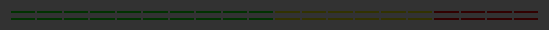
<?xml version="1.0" encoding="UTF-8"?>
<ui version="4.0">
 <class>GUI_Level</class>
 <widget class="PlayerPlugin" name="GUI_Level">
  <property name="geometry">
   <rect>
    <x>0</x>
    <y>0</y>
    <width>549</width>
    <height>30</height>
   </rect>
  </property>
  <property name="minimumSize">
   <size>
    <width>0</width>
    <height>30</height>
   </size>
  </property>
  <property name="maximumSize">
   <size>
    <width>16777215</width>
    <height>51</height>
   </size>
  </property>
  <property name="windowTitle">
   <string>Level</string>
  </property>
  <property name="styleSheet">
   <string notr="true">background-color: rgb(50,50,50);</string>
  </property>
  <layout class="QGridLayout" name="gridLayout">
   <property name="horizontalSpacing">
    <number>2</number>
   </property>
   <property name="verticalSpacing">
    <number>5</number>
   </property>
   <item row="0" column="9">
    <widget class="QLabel" name="lab_l_45">
     <property name="enabled">
      <bool>false</bool>
     </property>
     <property name="styleSheet">
      <string notr="true">QLabel{
border-radius: 3px;
}

QLabel::disabled{
	background: rgb(0, 50, 0);
}

QLabel::enabled{
	background: rgb(0, 216, 0);
}</string>
     </property>
     <property name="text">
      <string/>
     </property>
    </widget>
   </item>
   <item row="0" column="0">
    <widget class="QLabel" name="lab_l_0">
     <property name="enabled">
      <bool>false</bool>
     </property>
     <property name="styleSheet">
      <string notr="true">QLabel{
border-radius: 3px;
}

QLabel::disabled{
	background: rgb(0, 50, 0);
}

QLabel::enabled{
	background: rgb(0, 216, 0);
}</string>
     </property>
     <property name="text">
      <string/>
     </property>
    </widget>
   </item>
   <item row="2" column="6">
    <widget class="QLabel" name="lab_r_3">
     <property name="enabled">
      <bool>false</bool>
     </property>
     <property name="styleSheet">
      <string notr="true">QLabel{
border-radius: 3px;
}

QLabel::disabled{
	background: rgb(0, 50, 0);
}

QLabel::enabled{
	background: rgb(0, 216, 0);
}</string>
     </property>
     <property name="text">
      <string/>
     </property>
    </widget>
   </item>
   <item row="0" column="6">
    <widget class="QLabel" name="lab_l_3">
     <property name="enabled">
      <bool>false</bool>
     </property>
     <property name="styleSheet">
      <string notr="true">QLabel{
border-radius: 3px;
}

QLabel::disabled{
	background: rgb(0, 50, 0);
}

QLabel::enabled{
	background: rgb(0, 216, 0);
}</string>
     </property>
     <property name="text">
      <string/>
     </property>
    </widget>
   </item>
   <item row="2" column="18">
    <widget class="QLabel" name="lab_r_9">
     <property name="enabled">
      <bool>false</bool>
     </property>
     <property name="styleSheet">
      <string notr="true">QLabel{
	border-radius: 3px;
}

QLabel::disabled{
background: rgb(50, 0, 0);
}

QLabel::enabled{
background: rgb(192, 0, 0);
}</string>
     </property>
     <property name="text">
      <string/>
     </property>
    </widget>
   </item>
   <item row="0" column="8">
    <widget class="QLabel" name="lab_l_4">
     <property name="enabled">
      <bool>false</bool>
     </property>
     <property name="styleSheet">
      <string notr="true">QLabel{
border-radius: 3px;
}

QLabel::disabled{
	background: rgb(0, 50, 0);
}

QLabel::enabled{
	background: rgb(0, 216, 0);
}</string>
     </property>
     <property name="text">
      <string/>
     </property>
    </widget>
   </item>
   <item row="0" column="4">
    <widget class="QLabel" name="lab_l_2">
     <property name="enabled">
      <bool>false</bool>
     </property>
     <property name="styleSheet">
      <string notr="true">QLabel{
border-radius: 3px;
}

QLabel::disabled{
	background: rgb(0, 50, 0);
}

QLabel::enabled{
	background: rgb(0, 216, 0);
}</string>
     </property>
     <property name="text">
      <string/>
     </property>
    </widget>
   </item>
   <item row="2" column="0">
    <widget class="QLabel" name="lab_r_0">
     <property name="enabled">
      <bool>false</bool>
     </property>
     <property name="styleSheet">
      <string notr="true">QLabel{
border-radius: 3px;
}

QLabel::disabled{
	background: rgb(0, 50, 0);
}

QLabel::enabled{
	background: rgb(0, 216, 0);
}</string>
     </property>
     <property name="text">
      <string/>
     </property>
    </widget>
   </item>
   <item row="0" column="11">
    <widget class="QLabel" name="lab_l_55">
     <property name="enabled">
      <bool>false</bool>
     </property>
     <property name="styleSheet">
      <string notr="true">QLabel{
	border-radius: 3px;
}

QLabel::disabled{
	background: rgb(50, 50, 0);
}

QLabel::enabled{
	background: rgb(216, 216, 0);
}</string>
     </property>
     <property name="text">
      <string/>
     </property>
    </widget>
   </item>
   <item row="2" column="14">
    <widget class="QLabel" name="lab_r_7">
     <property name="enabled">
      <bool>false</bool>
     </property>
     <property name="styleSheet">
      <string notr="true">QLabel{
	border-radius: 3px;
}

QLabel::disabled{
	background: rgb(50, 50, 0);
}

QLabel::enabled{
	background: rgb(216, 216, 0);
}</string>
     </property>
     <property name="text">
      <string/>
     </property>
    </widget>
   </item>
   <item row="2" column="4">
    <widget class="QLabel" name="lab_r_2">
     <property name="enabled">
      <bool>false</bool>
     </property>
     <property name="styleSheet">
      <string notr="true">QLabel{
border-radius: 3px;
}

QLabel::disabled{
	background: rgb(0, 50, 0);
}

QLabel::enabled{
	background: rgb(0, 216, 0);
}</string>
     </property>
     <property name="text">
      <string/>
     </property>
    </widget>
   </item>
   <item row="0" column="18">
    <widget class="QLabel" name="lab_l_9">
     <property name="enabled">
      <bool>false</bool>
     </property>
     <property name="styleSheet">
      <string notr="true">QLabel{
	border-radius: 3px;
}

QLabel::disabled{
background: rgb(50, 0, 0);
}

QLabel::enabled{
background: rgb(192, 0, 0);
}</string>
     </property>
     <property name="text">
      <string/>
     </property>
    </widget>
   </item>
   <item row="2" column="12">
    <widget class="QLabel" name="lab_r_6">
     <property name="enabled">
      <bool>false</bool>
     </property>
     <property name="styleSheet">
      <string notr="true">QLabel{
	border-radius: 3px;
}

QLabel::disabled{
	background: rgb(50, 50, 0);
}

QLabel::enabled{
	background: rgb(216, 216, 0);
}</string>
     </property>
     <property name="text">
      <string/>
     </property>
    </widget>
   </item>
   <item row="2" column="16">
    <widget class="QLabel" name="lab_r_8">
     <property name="enabled">
      <bool>false</bool>
     </property>
     <property name="styleSheet">
      <string notr="true">QLabel{
	border-radius: 3px;
}

QLabel::disabled{
background: rgb(50, 0, 0);
}

QLabel::enabled{
background: rgb(192, 0, 0);
}</string>
     </property>
     <property name="text">
      <string/>
     </property>
    </widget>
   </item>
   <item row="0" column="7">
    <widget class="QLabel" name="lab_l_35">
     <property name="enabled">
      <bool>false</bool>
     </property>
     <property name="styleSheet">
      <string notr="true">QLabel{
border-radius: 3px;
}

QLabel::disabled{
	background: rgb(0, 50, 0);
}

QLabel::enabled{
	background: rgb(0, 216, 0);
}</string>
     </property>
     <property name="text">
      <string/>
     </property>
    </widget>
   </item>
   <item row="0" column="5">
    <widget class="QLabel" name="lab_l_25">
     <property name="enabled">
      <bool>false</bool>
     </property>
     <property name="styleSheet">
      <string notr="true">QLabel{
border-radius: 3px;
}

QLabel::disabled{
	background: rgb(0, 50, 0);
}

QLabel::enabled{
	background: rgb(0, 216, 0);
}</string>
     </property>
     <property name="text">
      <string/>
     </property>
    </widget>
   </item>
   <item row="0" column="12">
    <widget class="QLabel" name="lab_l_6">
     <property name="enabled">
      <bool>false</bool>
     </property>
     <property name="styleSheet">
      <string notr="true">QLabel{
	border-radius: 3px;
}

QLabel::disabled{
	background: rgb(50, 50, 0);
}

QLabel::enabled{
	background: rgb(216, 216, 0);
}</string>
     </property>
     <property name="text">
      <string/>
     </property>
    </widget>
   </item>
   <item row="0" column="3">
    <widget class="QLabel" name="lab_l_15">
     <property name="enabled">
      <bool>false</bool>
     </property>
     <property name="styleSheet">
      <string notr="true">QLabel{
border-radius: 3px;
}

QLabel::disabled{
	background: rgb(0, 50, 0);
}

QLabel::enabled{
	background: rgb(0, 216, 0);
}</string>
     </property>
     <property name="text">
      <string/>
     </property>
    </widget>
   </item>
   <item row="0" column="13">
    <widget class="QLabel" name="lab_l_65">
     <property name="enabled">
      <bool>false</bool>
     </property>
     <property name="styleSheet">
      <string notr="true">QLabel{
	border-radius: 3px;
}

QLabel::disabled{
	background: rgb(50, 50, 0);
}

QLabel::enabled{
	background: rgb(216, 216, 0);
}</string>
     </property>
     <property name="text">
      <string/>
     </property>
    </widget>
   </item>
   <item row="0" column="16">
    <widget class="QLabel" name="lab_l_8">
     <property name="enabled">
      <bool>false</bool>
     </property>
     <property name="styleSheet">
      <string notr="true">QLabel{
	border-radius: 3px;
}

QLabel::disabled{
background: rgb(50, 0, 0);
}

QLabel::enabled{
background: rgb(192, 0, 0);
}</string>
     </property>
     <property name="text">
      <string/>
     </property>
    </widget>
   </item>
   <item row="2" column="8">
    <widget class="QLabel" name="lab_r_4">
     <property name="enabled">
      <bool>false</bool>
     </property>
     <property name="styleSheet">
      <string notr="true">QLabel{
border-radius: 3px;
}

QLabel::disabled{
	background: rgb(0, 50, 0);
}

QLabel::enabled{
	background: rgb(0, 216, 0);
}</string>
     </property>
     <property name="text">
      <string/>
     </property>
    </widget>
   </item>
   <item row="0" column="10">
    <widget class="QLabel" name="lab_l_5">
     <property name="enabled">
      <bool>false</bool>
     </property>
     <property name="styleSheet">
      <string notr="true">QLabel{
	border-radius: 3px;
}

QLabel::disabled{
	background: rgb(50, 50, 0);
}

QLabel::enabled{
	background: rgb(216, 216, 0);
}</string>
     </property>
     <property name="text">
      <string/>
     </property>
    </widget>
   </item>
   <item row="0" column="2">
    <widget class="QLabel" name="lab_l_1">
     <property name="enabled">
      <bool>false</bool>
     </property>
     <property name="styleSheet">
      <string notr="true">QLabel{
border-radius: 3px;
}

QLabel::disabled{
	background: rgb(0, 50, 0);
}

QLabel::enabled{
	background: rgb(0, 216, 0);
}</string>
     </property>
     <property name="text">
      <string/>
     </property>
    </widget>
   </item>
   <item row="2" column="10">
    <widget class="QLabel" name="lab_r_5">
     <property name="enabled">
      <bool>false</bool>
     </property>
     <property name="styleSheet">
      <string notr="true">QLabel{
	border-radius: 3px;
}

QLabel::disabled{
	background: rgb(50, 50, 0);
}

QLabel::enabled{
	background: rgb(216, 216, 0);
}</string>
     </property>
     <property name="text">
      <string/>
     </property>
    </widget>
   </item>
   <item row="2" column="2">
    <widget class="QLabel" name="lab_r_1">
     <property name="enabled">
      <bool>false</bool>
     </property>
     <property name="styleSheet">
      <string notr="true">QLabel{
border-radius: 3px;
}

QLabel::disabled{
	background: rgb(0, 50, 0);
}

QLabel::enabled{
	background: rgb(0, 216, 0);
}</string>
     </property>
     <property name="text">
      <string/>
     </property>
    </widget>
   </item>
   <item row="0" column="15">
    <widget class="QLabel" name="lab_l_75">
     <property name="enabled">
      <bool>false</bool>
     </property>
     <property name="styleSheet">
      <string notr="true">QLabel{
	border-radius: 3px;
}

QLabel::disabled{
	background: rgb(50, 50, 0);
}

QLabel::enabled{
	background: rgb(216, 216, 0);
}</string>
     </property>
     <property name="text">
      <string/>
     </property>
    </widget>
   </item>
   <item row="0" column="17">
    <widget class="QLabel" name="lab_l_85">
     <property name="enabled">
      <bool>false</bool>
     </property>
     <property name="styleSheet">
      <string notr="true">QLabel{
	border-radius: 3px;
}

QLabel::disabled{
background: rgb(50, 0, 0);
}

QLabel::enabled{
background: rgb(192, 0, 0);
}</string>
     </property>
     <property name="text">
      <string/>
     </property>
    </widget>
   </item>
   <item row="0" column="14">
    <widget class="QLabel" name="lab_l_7">
     <property name="enabled">
      <bool>false</bool>
     </property>
     <property name="styleSheet">
      <string notr="true">QLabel{
	border-radius: 3px;
}

QLabel::disabled{
	background: rgb(50, 50, 0);
}

QLabel::enabled{
	background: rgb(216, 216, 0);
}</string>
     </property>
     <property name="text">
      <string/>
     </property>
    </widget>
   </item>
   <item row="0" column="1">
    <widget class="QLabel" name="lab_l_05">
     <property name="enabled">
      <bool>false</bool>
     </property>
     <property name="styleSheet">
      <string notr="true">QLabel{
border-radius: 3px;
}

QLabel::disabled{
	background: rgb(0, 50, 0);
}

QLabel::enabled{
	background: rgb(0, 216, 0);
}</string>
     </property>
     <property name="text">
      <string/>
     </property>
    </widget>
   </item>
   <item row="2" column="19">
    <widget class="QLabel" name="lab_r_95">
     <property name="enabled">
      <bool>false</bool>
     </property>
     <property name="styleSheet">
      <string notr="true">QLabel{
	border-radius: 3px;
}

QLabel::disabled{
background: rgb(50, 0, 0);
}

QLabel::enabled{
background: rgb(192, 0, 0);
}</string>
     </property>
     <property name="text">
      <string/>
     </property>
    </widget>
   </item>
   <item row="2" column="17">
    <widget class="QLabel" name="lab_r_85">
     <property name="enabled">
      <bool>false</bool>
     </property>
     <property name="styleSheet">
      <string notr="true">QLabel{
	border-radius: 3px;
}

QLabel::disabled{
background: rgb(50, 0, 0);
}

QLabel::enabled{
background: rgb(192, 0, 0);
}</string>
     </property>
     <property name="text">
      <string/>
     </property>
    </widget>
   </item>
   <item row="2" column="15">
    <widget class="QLabel" name="lab_r_75">
     <property name="enabled">
      <bool>false</bool>
     </property>
     <property name="styleSheet">
      <string notr="true">QLabel{
	border-radius: 3px;
}

QLabel::disabled{
	background: rgb(50, 50, 0);
}

QLabel::enabled{
	background: rgb(216, 216, 0);
}</string>
     </property>
     <property name="text">
      <string/>
     </property>
    </widget>
   </item>
   <item row="2" column="13">
    <widget class="QLabel" name="lab_r_65">
     <property name="enabled">
      <bool>false</bool>
     </property>
     <property name="styleSheet">
      <string notr="true">QLabel{
	border-radius: 3px;
}

QLabel::disabled{
	background: rgb(50, 50, 0);
}

QLabel::enabled{
	background: rgb(216, 216, 0);
}</string>
     </property>
     <property name="text">
      <string/>
     </property>
    </widget>
   </item>
   <item row="2" column="11">
    <widget class="QLabel" name="lab_r_55">
     <property name="enabled">
      <bool>false</bool>
     </property>
     <property name="styleSheet">
      <string notr="true">QLabel{
	border-radius: 3px;
}

QLabel::disabled{
	background: rgb(50, 50, 0);
}

QLabel::enabled{
	background: rgb(216, 216, 0);
}</string>
     </property>
     <property name="text">
      <string/>
     </property>
    </widget>
   </item>
   <item row="2" column="9">
    <widget class="QLabel" name="lab_r_45">
     <property name="enabled">
      <bool>false</bool>
     </property>
     <property name="styleSheet">
      <string notr="true">QLabel{
border-radius: 3px;
}

QLabel::disabled{
	background: rgb(0, 50, 0);
}

QLabel::enabled{
	background: rgb(0, 216, 0);
}</string>
     </property>
     <property name="text">
      <string/>
     </property>
    </widget>
   </item>
   <item row="2" column="7">
    <widget class="QLabel" name="lab_r_35">
     <property name="enabled">
      <bool>false</bool>
     </property>
     <property name="styleSheet">
      <string notr="true">QLabel{
border-radius: 3px;
}

QLabel::disabled{
	background: rgb(0, 50, 0);
}

QLabel::enabled{
	background: rgb(0, 216, 0);
}</string>
     </property>
     <property name="text">
      <string/>
     </property>
    </widget>
   </item>
   <item row="2" column="5">
    <widget class="QLabel" name="lab_r_25">
     <property name="enabled">
      <bool>false</bool>
     </property>
     <property name="styleSheet">
      <string notr="true">QLabel{
border-radius: 3px;
}

QLabel::disabled{
	background: rgb(0, 50, 0);
}

QLabel::enabled{
	background: rgb(0, 216, 0);
}</string>
     </property>
     <property name="text">
      <string/>
     </property>
    </widget>
   </item>
   <item row="2" column="3">
    <widget class="QLabel" name="lab_r_15">
     <property name="enabled">
      <bool>false</bool>
     </property>
     <property name="styleSheet">
      <string notr="true">QLabel{
border-radius: 3px;
}

QLabel::disabled{
	background: rgb(0, 50, 0);
}

QLabel::enabled{
	background: rgb(0, 216, 0);
}</string>
     </property>
     <property name="text">
      <string/>
     </property>
    </widget>
   </item>
   <item row="2" column="1">
    <widget class="QLabel" name="lab_r_05">
     <property name="enabled">
      <bool>false</bool>
     </property>
     <property name="styleSheet">
      <string notr="true">QLabel{
border-radius: 3px;
}

QLabel::disabled{
	background: rgb(0, 50, 0);
}

QLabel::enabled{
	background: rgb(0, 216, 0);
}</string>
     </property>
     <property name="text">
      <string/>
     </property>
    </widget>
   </item>
   <item row="0" column="19">
    <widget class="QLabel" name="lab_l_95">
     <property name="enabled">
      <bool>false</bool>
     </property>
     <property name="styleSheet">
      <string notr="true">QLabel{
	border-radius: 3px;
}

QLabel::disabled{
background: rgb(50, 0, 0);
}

QLabel::enabled{
background: rgb(192, 0, 0);
}</string>
     </property>
     <property name="text">
      <string/>
     </property>
    </widget>
   </item>
  </layout>
 </widget>
 <customwidgets>
  <customwidget>
   <class>PlayerPlugin</class>
   <extends>QWidget</extends>
   <header>PlayerPlugin/PlayerPlugin.h</header>
   <container>1</container>
  </customwidget>
 </customwidgets>
 <resources/>
 <connections/>
</ui>
